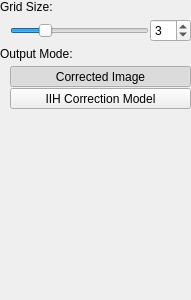
<?xml version="1.0" encoding="UTF-8"?>
<ui version="4.0">
 <class>FilterWidget</class>
 <widget class="QWidget" name="FilterWidget">
  <property name="geometry">
   <rect>
    <x>0</x>
    <y>0</y>
    <width>191</width>
    <height>300</height>
   </rect>
  </property>
  <property name="windowTitle">
   <string>Form</string>
  </property>
  <layout class="QVBoxLayout" name="verticalLayout" stretch="0,1">
   <property name="spacing">
    <number>0</number>
   </property>
   <property name="leftMargin">
    <number>0</number>
   </property>
   <property name="topMargin">
    <number>0</number>
   </property>
   <property name="rightMargin">
    <number>0</number>
   </property>
   <property name="bottomMargin">
    <number>0</number>
   </property>
   <item>
    <layout class="QVBoxLayout" name="verticalLayout_6">
     <property name="spacing">
      <number>5</number>
     </property>
     <item>
      <widget class="QLabel" name="label_4">
       <property name="text">
        <string>Grid Size:</string>
       </property>
      </widget>
     </item>
     <item>
      <layout class="QHBoxLayout" name="horizontalLayout">
       <property name="spacing">
        <number>1</number>
       </property>
       <property name="leftMargin">
        <number>10</number>
       </property>
       <item>
        <widget class="QSlider" name="mSliderGridSize">
         <property name="minimum">
          <number>1</number>
         </property>
         <property name="maximum">
          <number>10</number>
         </property>
         <property name="value">
          <number>3</number>
         </property>
         <property name="orientation">
          <enum>Qt::Horizontal</enum>
         </property>
        </widget>
       </item>
       <item>
        <widget class="QSpinBox" name="mSpinGridSize">
         <property name="minimum">
          <number>1</number>
         </property>
         <property name="maximum">
          <number>10</number>
         </property>
         <property name="value">
          <number>3</number>
         </property>
        </widget>
       </item>
      </layout>
     </item>
     <item>
      <widget class="QLabel" name="label_3">
       <property name="text">
        <string>Output Mode:</string>
       </property>
      </widget>
     </item>
     <item>
      <layout class="QVBoxLayout" name="verticalLayout_2">
       <property name="spacing">
        <number>1</number>
       </property>
       <property name="leftMargin">
        <number>10</number>
       </property>
       <item>
        <widget class="QToolButton" name="mButtonOutputModeCorrectedImage">
         <property name="sizePolicy">
          <sizepolicy hsizetype="Preferred" vsizetype="Preferred">
           <horstretch>0</horstretch>
           <verstretch>0</verstretch>
          </sizepolicy>
         </property>
         <property name="text">
          <string>Corrected Image</string>
         </property>
         <property name="checkable">
          <bool>true</bool>
         </property>
         <property name="checked">
          <bool>true</bool>
         </property>
         <property name="autoExclusive">
          <bool>true</bool>
         </property>
         <property name="class" stdset="0">
          <string>cFlatOptionButton</string>
         </property>
         <attribute name="buttonGroup">
          <string notr="true">buttonGroup</string>
         </attribute>
        </widget>
       </item>
       <item>
        <widget class="QToolButton" name="mButtonOutputModeIIHCorrectionModel">
         <property name="sizePolicy">
          <sizepolicy hsizetype="Preferred" vsizetype="Preferred">
           <horstretch>0</horstretch>
           <verstretch>0</verstretch>
          </sizepolicy>
         </property>
         <property name="text">
          <string>IIH Correction Model</string>
         </property>
         <property name="checkable">
          <bool>true</bool>
         </property>
         <property name="autoExclusive">
          <bool>true</bool>
         </property>
         <property name="class" stdset="0">
          <string>cFlatOptionButton</string>
         </property>
         <attribute name="buttonGroup">
          <string notr="true">buttonGroup</string>
         </attribute>
        </widget>
       </item>
      </layout>
     </item>
    </layout>
   </item>
   <item>
    <spacer name="verticalSpacer">
     <property name="orientation">
      <enum>Qt::Vertical</enum>
     </property>
     <property name="sizeHint" stdset="0">
      <size>
       <width>0</width>
       <height>0</height>
      </size>
     </property>
    </spacer>
   </item>
  </layout>
 </widget>
 <resources/>
 <connections/>
 <buttongroups>
  <buttongroup name="buttonGroup"/>
 </buttongroups>
</ui>
